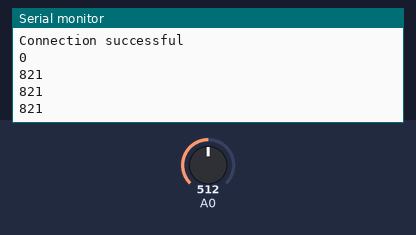
A sketch run on a simulated ESP8266 (NodeMCU). Parts: the last lines printed to the serial monitor. The test bench sets the inputs (shaded band); at power-on: A0 = 512. WiFi joins after 1.5 s; servers stay silent unless stated.

Above: at 2.7 s.
2.8 s: A0 set to 716
At 3.28 s:
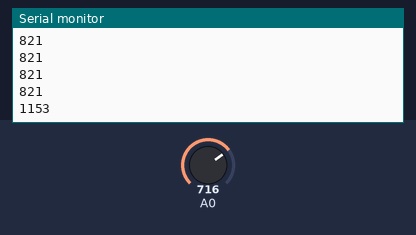
4.3 s: A0 set to 900
At 4.52 s:
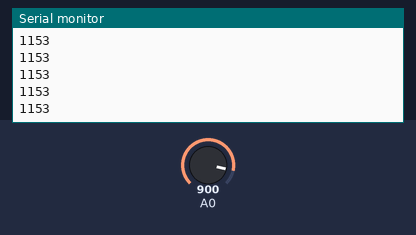
Timing chart, 0 to 7.3 s (numbered marks = the images above; inputs shaded):
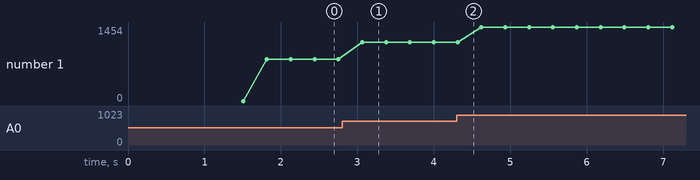

Measured:
- after the input at 2.8 s, the serial monitor: prints a new line after 0.27 s (image 1)
- plotted number 1: 821 → 1153 after the input at 2.8 s, 1153 → 1454 after the input at 4.3 s

The sketch:

UDP_test.ino
```cpp
#include <ESP8266WiFi.h>
#include <WiFiUDP.h>
#include <stdlib.h>
#include <stdio.h>

boolean connectUDP();
boolean connectWifi();

// wifi connection variables
const char* ssid = "D-Link_GO-RT-N300";
//const char* password = "Molk0901";
boolean wifiConnected = false;
int value = 0, y = 0;

// UDP variables
unsigned int localPort = 8888;
WiFiUDP UDP;
boolean udpConnected = false;
IPAddress remote(192,168,0,2);
char ReplyBuffer[10]; // a string to send back


void setup() {
  Serial.begin(115200);
  // Initialise wifi connection
  wifiConnected = connectWifi();

  // only proceed if wifi connection successful
  if(wifiConnected){
     udpConnected = connectUDP();
  }
}

void loop() {
  // check if UDP connections were successful


    Serial.print(y);
    Serial.print("\n");
    delay(100);
    if(udpConnected)
    {
      for(int i = 0; i <= 10; i++){
        value += analogRead(A0);
        delay(10);
      }
      value = value/10;
      y = map(value, 10, 700, 0, 1024);
      value = 0;
      itoa(y,ReplyBuffer,10);

      UDP.beginPacket(remote, localPort);
      UDP.write("1 ");
      UDP.write(ReplyBuffer);
      UDP.endPacket();
        delay(100);
      }
  }


//----------------------------------------FUNCTIONS--------------------------------------------

// connect to UDP – returns true if successful or false if not
 boolean connectUDP()
 {
    boolean state = false;

    Serial.println("");
    Serial.println("Connecting to UDP");

    if(UDP.begin(localPort) == 1)
    {
      Serial.println("Connection successful");
      state = true;
    }
    else
    {
      Serial.println("Connection failed");
    }

    return state;
}


// connect to wifi – returns true if successful or false if not
 boolean connectWifi()
 {
    boolean state = true;
    int i = 0;
    WiFi.begin(ssid);
    Serial.println("");
    Serial.println("Connecting to WiFi");

    // Wait for connection
    Serial.print("Connecting");
    while (WiFi.status() != WL_CONNECTED)
    {
      delay(500);
      Serial.print(".");
      if (i > 10)
      {
        state = false;
        break;
      }
      i++;
    }
    if (state)
    {
      Serial.println("");
      Serial.print("Connected to ");
      Serial.println(ssid);
      Serial.print("IP address: ");
      Serial.println(WiFi.localIP());
    }
    else
    {
      Serial.println("");
      Serial.println("Connection failed.");
    }
    return state;
}
```
